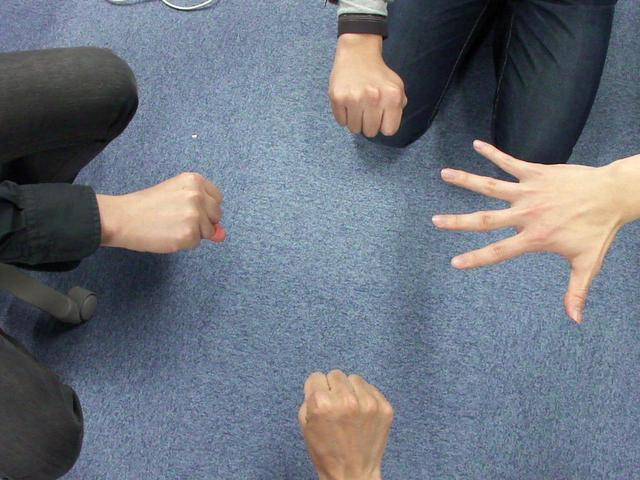
#> input picture level2/A-001.ppm, 640 x 480 px
$ python -i source.py   (imports and definitions only)   (older library calls are emulated)
#> lines starting #> are read from the running program, lines starting #| are printed output that depends on the picture; after the words box and inside, x2 and y2 are one past the last pixel; in counts of white or black regions, pixels touching at a corner belong together
import os
import sys
import cv2
import imutils
import math
import numpy as np
import scipy.ndimage as ndi
# Fixed size from the image
height = 480
width = 640
handBox = []
## Helper function to read in the image and answer
# [63 lines left out: functions _massiveRead, _imshow_components, _threshColor, _checkLocalPeak, not called in this run]

## Helper function to convert angle so that the image will be rotated to pointing up
def _angleConvert(dy,dx,angle):
    # both dx+ dy+
    if dx > 0 and dy > 0:
        angle = 90-angle
    # both dx- dy-
    elif dx < 0 and dy < 0:
        angle = abs(angle)+90
    # both dx+ dy-
    elif dx > 0 and dy < 0:
        angle = abs(angle)+90
    # both dx- dy+
    elif dx < 0 and dy > 0:
        angle = -angle+90
    elif dx is 0 and dy >0:
        angle = 0
    elif dx is 0 and dy < 0:
        angle = 180
    elif dx > 0 and dy is 0:
        angle = 90
    elif dx < 0 and dy is 0:
        angle = 270
    return angle

## Helper function to clip and rotate the mask from the binary image
def _clippedAndRotate(thresh):
    # Two blur to smooth the image
    thresh = cv2.blur(thresh,(5,5),0)
    thresh = cv2.blur(thresh,(5,5),0)
    # For drawing the bounding box and clipping
    segmented, contours, hierarchy = cv2.findContours(thresh, cv2.RETR_TREE, cv2.CHAIN_APPROX_SIMPLE)
    x, y = [], []
    for contour_line in contours:
        for contour in contour_line:
            x.append(contour[0][0])
            y.append(contour[0][1])
    x1, x2, y1, y2 = min(x), max(x), min(y), max(y)
    clipped = segmented[y1:y2, x1:x2]

    # Rotate the image around centre
    M = cv2.moments(thresh)
    # calculate centre of mass the bw img
    cX = int(M["m10"] / M["m00"])
    cY = int(M["m01"] / M["m00"])
    dx = cX-320
    dy = cY-240
    angle0 = math.degrees(math.atan2(dy, dx))
    angle0 = _angleConvert(dy,dx,angle0)

    rotated = imutils.rotate_bound(clipped, angle0)
    # Convert the distance from centre to edge to polar coordinate

    # Find the centre in the rotated img
    segmented, contours, hierarchy = cv2.findContours(rotated, cv2.RETR_TREE, cv2.CHAIN_APPROX_SIMPLE)
    x, y = [], []
    for contour_line in contours:
        for contour in contour_line:
            x.append(contour[0][0])
            y.append(contour[0][1])
    M = cv2.moments(rotated)
    cX = int(M["m10"] / M["m00"])
    cY = int(M["m01"] / M["m00"])
    cv2.circle(rotated,(cX,cY), 2, (0,0,0), 3)

    # Convert to polar coordinate
    feature = []
    rmax = 0
    rmin = 10000
    for i in range(len(x)):
        dx = x[i]-cX
        dy = y[i]-cY
        r = math.sqrt(dx**2 + dy**2)
        angle = math.atan2(dy,dx)
        feature.append([angle,r])
        rmax = max(r,rmax)
        rmin = min(r,rmin)
    feature.sort()
    ft = np.transpose(feature)
    # Smooth the curve
    ft1=ndi.convolve1d(ft[1], [1/3.0, 1/3.0, 1/3.0], output=np.float64, mode='nearest')

    # Too round as a shape,most likely be a rock, too thin and long, most likely be a scissors
    if max(ft1)-min(ft1) <= 70 and max(ft1) <= 80:
        global handBox
        # i is in order xmin ymin xmax ymax geseture
        handBox.append([x1,y1,x2,y2,"Rock"])
        return
    if max(ft1)-min(ft1) >=100 and min(ft1) <= 20:
        handBox.append([x1,y1,x2,y2,"Scissors"])
        return

    # thresholing the fingers and try to remove bounces
    holdAngleSize = math.pi*7/180
    height=rmin+(rmax-rmin)*0.5
    startAngle = 0
    starti = 0
    shortPeaks = 0
    localPeaks = 0
    numPeaks = 0
    ## See how long it hold
    ## Count number of peaks
    angleTestProcess = False
    for i in range(len(ft1)):
        # Pass the threshhold and create peaks
        if ft1[i] < height:
            ft1[i] = -1
        if ft1[i] > 0 and angleTestProcess is False:
            startAngle = ft[0][i]
            starti = i
            angleTestProcess = True
        elif ft1[i] < 0 and angleTestProcess is True:
            # Check how wide is the angle, if larger than threshold we keep it, otherwise make them all -1
            if holdAngleSize > ft[0][i-1] - startAngle:
                for j in range(starti,i):
                    ft1[j] = -1
            angleTestProcess = False
    ## Check for finger like peaks and consective peaks
    localmax = 0
    localmin = 1000
    angleTestProcess = False
    for i in range(len(ft1)):
        if ft1[i] > 0:
            if angleTestProcess is False:
                startAngle = ft[0][i]
                starti = i
                angleTestProcess = True
            else:
                localmax = max(localmax,ft1[i])
                localmin = min(localmin,ft1[i])
        elif ft1[i] < 0 and angleTestProcess is True:
            # Check how wide is the angle, if it is small, it is a shortpeak, otherwise check for consective peaks
            if ft[0][i-1] - startAngle < 0.3:
                shortPeaks += 1
            elif ft[0][i-1] - startAngle < 0.75:
                localcopy = ft1[starti:i]
                localcopy2 = ft[0][starti:i]
                localPeaks += _checkLocalPeak(localmax,localmin,localcopy,localcopy2)
            localmax = 0
            localmin = 1000
            angleTestProcess = False

    # Gesture decision
    numPeaks = shortPeaks+localPeaks
    gesture = ''
    if numPeaks <= 0:
        gesture = "Rock"
    elif numPeaks >= 3:
        gesture = "Paper"
    else:
        gesture = "Scissors"
    # i is in order xmin ymin xmax ymax geseture
    handBox.append([x1,y1,x2,y2,str(gesture)])

## Helper function to detect skin color like pixels
# [13 lines left out: function _checkSkinSim, not called in this run]

## Helper function to threshold the label and sent them next clipping and rotation stage
def _threshBox(img):
    num_labels, labels_im = cv2.connectedComponents(img)
    for (i, label) in enumerate(np.unique(labels_im)):
            if label == 0:
                continue
            labelMask = np.zeros((height,width), dtype="uint8")
            labelMask[labels_im == label] = 255
            numPixels = cv2.countNonZero(labelMask)
            if numPixels > 3750:
                im_floodfill = labelMask.copy()
                # Mask used to flood filling.
                # Notice the size needs to be 2 pixels than the image.
                h, w = labelMask.shape[:2]
                mask = np.zeros((h+2, w+2), np.uint8)
                # Floodfill from point (0, 0)
                cv2.floodFill(im_floodfill, mask, (0,0), 255);
                # Invert floodfilled image
                im_floodfill_inv = cv2.bitwise_not(im_floodfill)
                # Combine the two images to get the foreground.
                im_out = labelMask | im_floodfill_inv
                _clippedAndRotate(im_out)

## Helper function to determine the winning gesture base on boolean flags
# [28 lines left out: functions _winner, _laplacian, _openDilate, not called in this run]

## main function
# [96 lines not run here, left out]

>>> import cv2
>>> picture = cv2.imread('level2/A-001.ppm', cv2.IMREAD_GRAYSCALE)
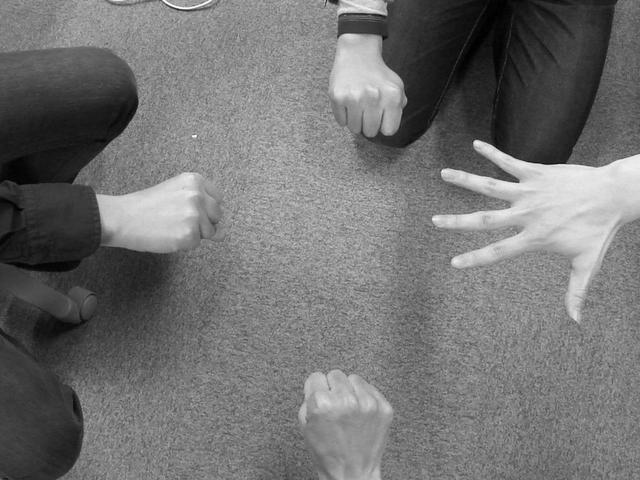
#> picture: shape (480, 640); min 0, max 254, mean 114
>>> result = _threshBox(picture)
#> in _threshBox, `num_labels, labels_im = cv2.connectedComponents(img)`:
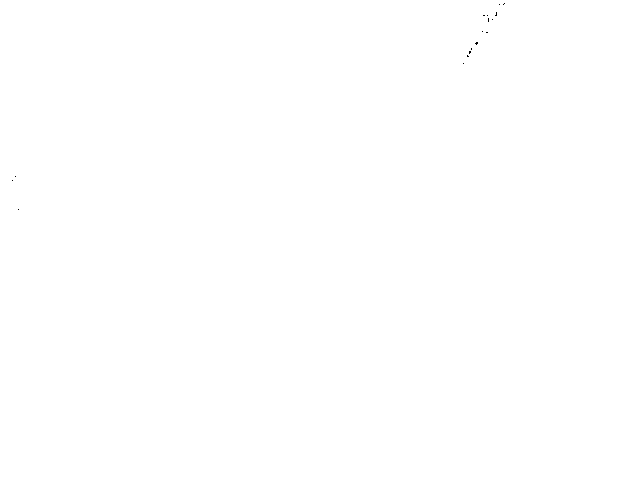
#> labels_im: shape (480, 640) int32; values 0 (black) and 1 (white), 100% white; black in thin lines or dots, all inside (x1, y1, x2, y2) = (12, 3, 505, 210)
#> in _threshBox, `num_labels, labels_im = cv2.connectedComponents(img)`: num_labels = 2
#> the loop in _threshBox, `for (i, label) in enumerate(np.unique(labels_im)):` made 2 passes
#> (label, numPixels, h, w, x1 in _clippedAndRotate, x2 in _clippedAndRotate, y1 in _clippedAndRotate) on pass 2: (1, 307161, 480, 640, 0, 639, 0)
#> label on pass 1: 0
#> pass 2, in _clippedAndRotate, `rotated = imutils.rotate_bound(clipped, angle0)`:
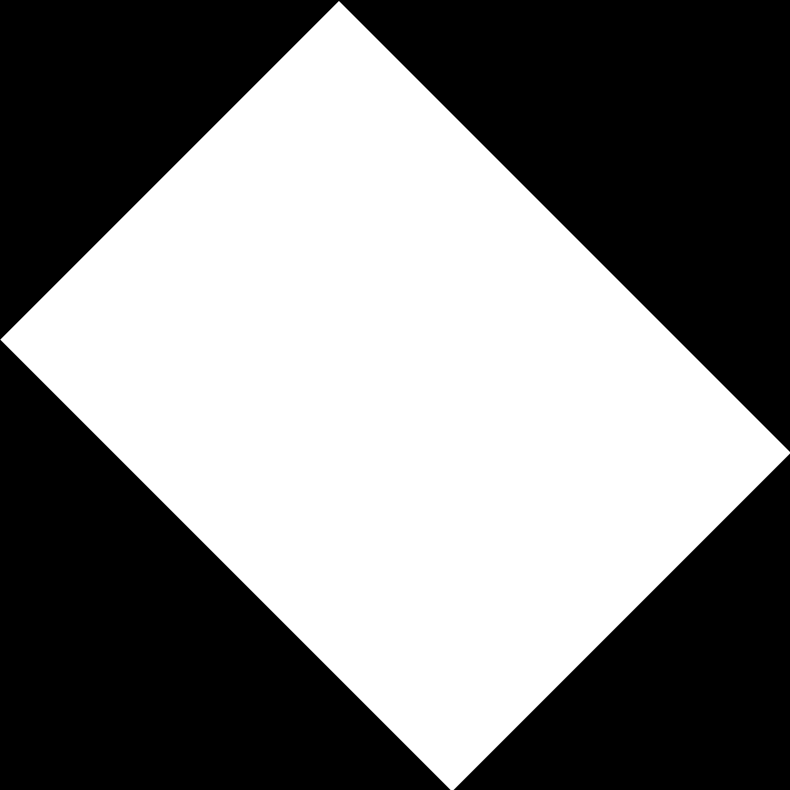
#> rotated: shape (790, 790); min 0, max 255, mean 125.1

$ run again, on level2/A-005.ppm
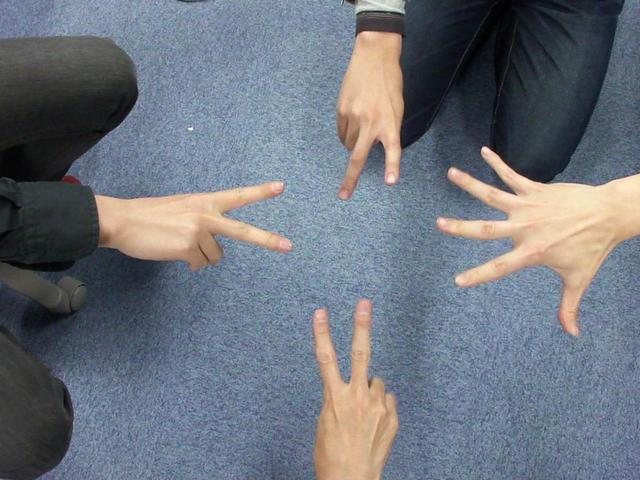
#> input picture level2/A-005.ppm, 640 x 480 px
#> `picture = cv2.imread('level2/A-001.ppm', cv2.IMREAD_GRAYSCALE)`:
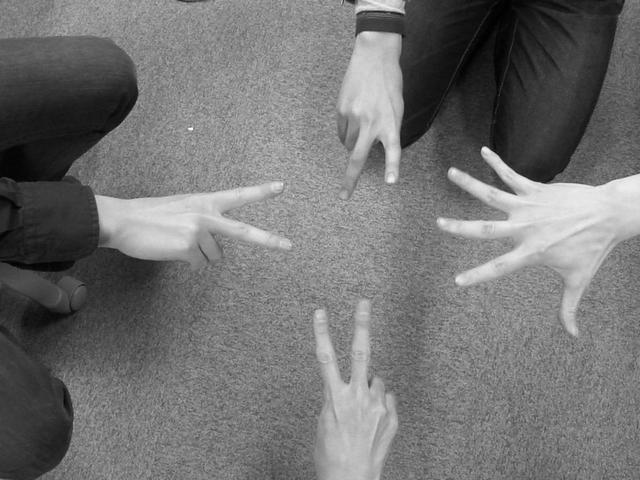
#> picture: shape (480, 640); min 0, max 253, mean 114.7
#> labels_im: shape (480, 640) int32; values 0 (black) and 1 (white), 100% white; black in thin lines or dots, all inside (x1, y1, x2, y2) = (7, 6, 507, 232)
#> num_labels = 2
#> the loop in _threshBox, `for (i, label) in enumerate(np.unique(labels_im)):` made 2 passes
#> (label, numPixels, h, w, x1 in _clippedAndRotate, x2 in _clippedAndRotate, y1 in _clippedAndRotate) on pass 2: (1, 307175, 480, 640, 0, 639, 0)

$ run again, on level2/A-007.ppm
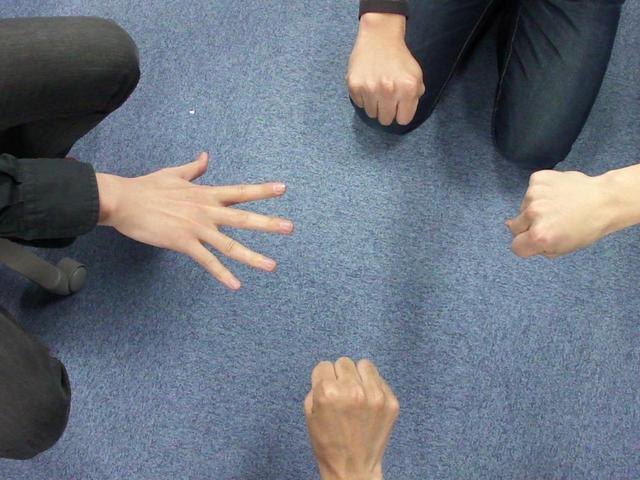
#> input picture level2/A-007.ppm, 640 x 480 px
#> `picture = cv2.imread('level2/A-001.ppm', cv2.IMREAD_GRAYSCALE)`:
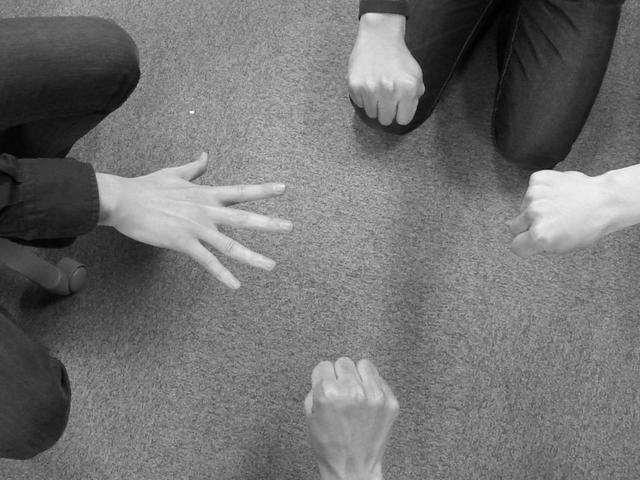
#> picture: shape (480, 640); min 0, max 252, mean 113.5
#> labels_im: shape (480, 640) int32; values 0 (black) and 1 (white), 100% white; black in thin lines or dots, all inside (x1, y1, x2, y2) = (16, 0, 506, 241)
#> num_labels = 2
#> the loop in _threshBox, `for (i, label) in enumerate(np.unique(labels_im)):` made 2 passes
#> (label, numPixels, h, w, x1 in _clippedAndRotate, x2 in _clippedAndRotate, y1 in _clippedAndRotate) on pass 2: (1, 307168, 480, 640, 0, 639, 0)
